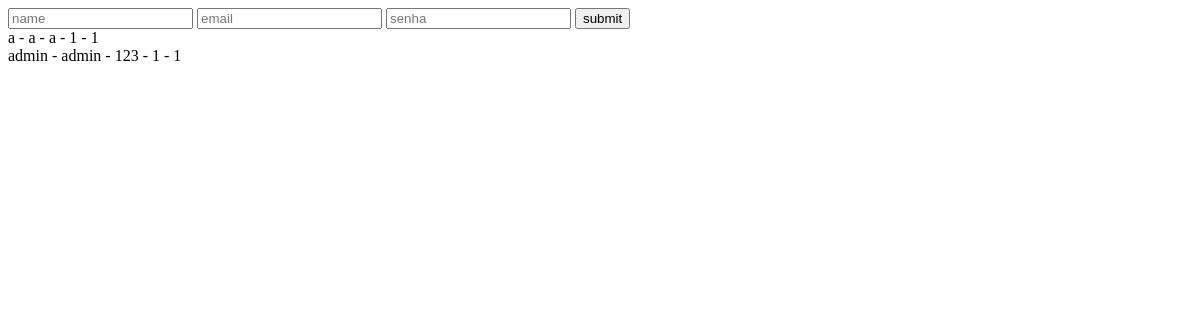
Before: /tamplate.php with the older database file.
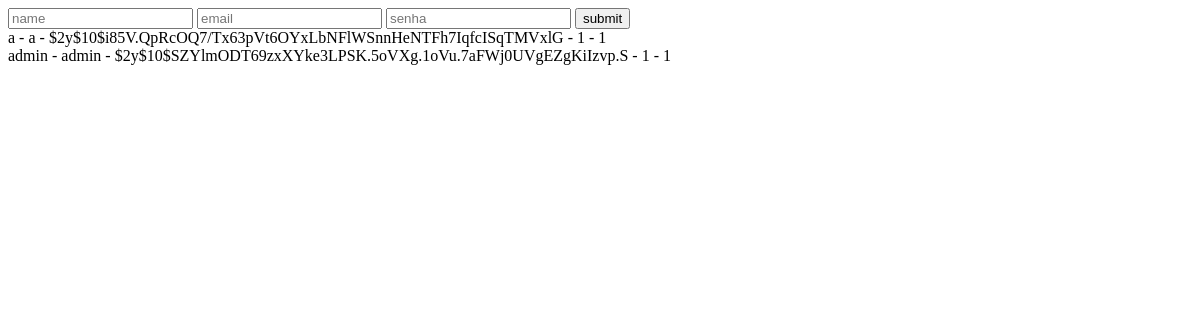
After: the same page with the newer database file.
### tables this page shows
CREATE TABLE usuarios (
    id      INTEGER       PRIMARY KEY AUTOINCREMENT,
    nome    VARCHAR (50)  NOT NULL,
    email   INTEGER (50)  NOT NULL,
    senha   VARCHAR (300) NOT NULL,
    ativo   INTEGER       NOT NULL,
    isAdmin INTEGER       NOT NULL,
    delet   VARCHAR (10) 
);

### tamplate.php (the view, shortened to what this page needs)
<?php
include_once "model/db.php";
?>
<!DOCTYPE html>
<html lang="en">
<head>
</head>
<body>
  <form action="" method="post">
    <input type="text" name="name" placeholder="name">
    <input type="text" name="email" placeholder="email">
    <input type="text" name="senha" placeholder="senha">
    <input type="submit" name="submit" value="submit">
  </form>
  <?php
    $selectUsuarios = "SELECT * FROM usuarios order by id desc";
    $result = $db->query($selectUsuarios);
    while ($row = $result -> fetchArray()){
        echo "{$row['nome']} - {$row['email']} - {$row['senha']} - {$row['ativo']} - {$row['isAdmin']} <br>";
    }
  ?>
</body>
</html>

Changed rows visible on the page:
changed usuarios: senha "a" → "$2y$10$i85V.QpRcOQ7/Tx63pVt6OYxLbNFlWSnnHeNTFh7IqfcISqTMVxlG"
changed usuarios "admin": senha "123" → "$2y$10$SZYlmODT69zxXYke3LPSK.5oVXg.1oVu.7aFWj0UVgEZgKiIzvp.S"
